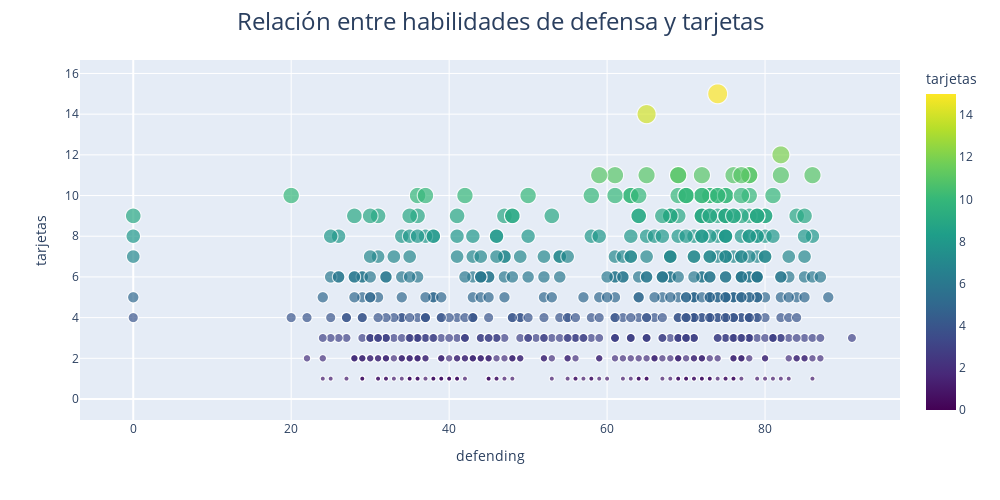

Write notebook code for a chart like this one.
### Code cell
fig = px.scatter(h5, x="defending",y="tarjetas", size="tarjetas", color_continuous_scale=px.colors.sequential.Viridis, color="tarjetas",hover_data=["short_name","defending","tarjetas"])
fig.update_layout(
    title={
        'text': "Relación entre habilidades de defensa y tarjetas",
        'font': {'size': 24},  # Tamaño de la fuente
        'x': 0.5,  # Centrar el título
        'xanchor': 'center'  # Anclar el título al centro
    },width=1000, height=500
)
fig.show()

### Figure 1 — Plotly figure (JSON) as saved in the notebook; plotly's stock layout.template omitted (floating-point values rounded to 4 significant figures; data arrays with more than 128 entries replaced by an {"elided": "..."} marker saying what was removed)
{"data": [{"customdata": {"elided": "3018x1 str values"}, "hovertemplate": "defending=%{x}<br>tarjetas=%{marker.color}<br>short_name=%{customdata[0]}<extra></extra>", "legendgroup": "", "marker": {"color": {"elided": "3018 int values"}, "coloraxis": "coloraxis", "size": {"elided": "3018 int values"}, "sizemode": "area", "sizeref": 0.0375, "symbol": "circle"}, "mode": "markers", "name": "", "showlegend": false, "type": "scattergl", "x": {"elided": "3018 int values"}, "xaxis": "x", "y": {"elided": "3018 int values"}, "yaxis": "y"}], "layout": {"coloraxis": {"colorbar": {"title": {"text": "tarjetas"}}, "colorscale": [[0, "#440154"], [0.1111, "#482878"], [0.2222, "#3e4989"], [0.3333, "#31688e"], [0.4444, "#26828e"], [0.5556, "#1f9e89"], [0.6667, "#35b779"], [0.7778, "#6ece58"], [0.8889, "#b5de2b"], [1, "#fde725"]]}, "height": 500, "legend": {"itemsizing": "constant", "tracegroupgap": 0}, "margin": {"t": 60}, "title": {"font": {"size": 24}, "text": "Relación entre habilidades de defensa y tarjetas", "x": 0.5, "xanchor": "center"}, "width": 1000, "xaxis": {"anchor": "y", "domain": [0, 1], "title": {"text": "defending"}}, "yaxis": {"anchor": "x", "domain": [0, 1], "title": {"text": "tarjetas"}}}}
